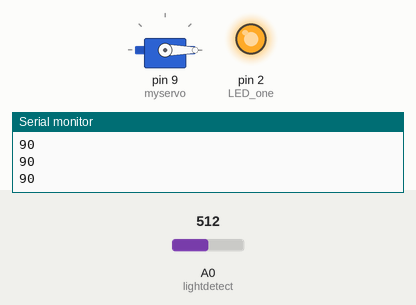
Simulated run of this sketch. Board: Arduino Uno, built with avr-gcc and run on an emulated ATmega328P. On the bench: servo, output pins drawn as LEDs (lit = HIGH), the last lines printed to the serial monitor. The inputs (shaded band) are chosen by the test bench; at power-on: A0 (lightdetect) = 512.

Above: at 1.2 s.
1.3 s: A0 (lightdetect) set to 528
At 2.5 s:
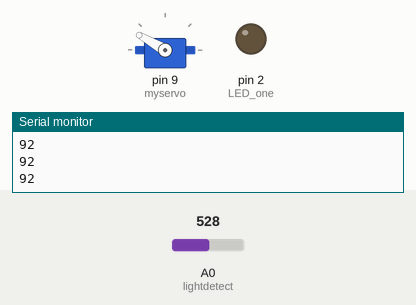
2.8 s: A0 (lightdetect) set to 511
At 3.5 s:
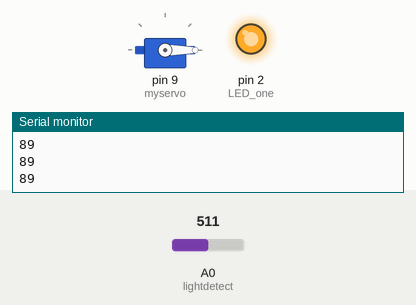
4.3 s: A0 (lightdetect) set to 716
At 4.8 s:
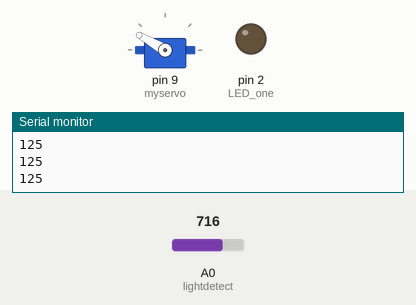
Timing chart, 0 to 7.3 s (numbered marks = the images above; inputs shaded):
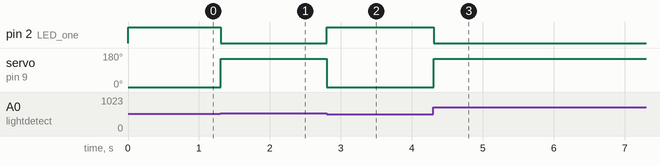

Measured:
- the behaviour switches between 517 and 518 on A0 (lightdetect) (found by bisection; images 0 and 1)
- after the input at 1.3 s, pin 2 (LED_one): HIGH → LOW at once; servo on pin 9 (myservo): 0° → 150° at once
- after the input at 2.8 s, pin 2 (LED_one): LOW → HIGH at once; servo on pin 9 (myservo): 150° → 0° at once
- after the input at 4.3 s, pin 2 (LED_one): HIGH → LOW at once; servo on pin 9 (myservo): 0° → 150° at once

The sketch:

MIDTERM_pressupwhendark.ino
```cpp
#include <Servo.h>

Servo myservo;  // create servo object to control a servo

int lightdetect = A0;  // analog pin used to connect the potentiometer
int val;    // variable to read the value from the analog pin
int LED_one = 2;
// int LED_two = 3;
// int LED_three = 4;
int calibrationThreshold;

void setup() {
  myservo.attach(9);  // attaches the servo on pin 9 to the servo object
  pinMode(LED_one, OUTPUT);
  // pinMode(LED_two, OUTPUT);
  // pinMode(LED_three, OUTPUT);
  Serial.begin(9600);

  val = analogRead(lightdetect);
  calibrationThreshold = map(val, 0, 1023, 0, 180);
}

void loop() {
  val = analogRead(lightdetect);
  val = map(val, 0, 1023, 0, 180);

  if (val > calibrationThreshold) { // Adjust the threshold value (90 in this example) to determine when it's considered dark
    // It's dark, so turn on the servo
    myservo.write(150); // Adjust the servo position as needed
    digitalWrite(LED_one, LOW);
    // digitalWrite(LED_two, LOW);
    // digitalWrite(LED_three, LOW);
  } else {
    // It's not dark, so turn off the servo
    myservo.write(0); // Adjust the servo position as needed
    digitalWrite(LED_one, HIGH);
    // digitalWrite(LED_two, HIGH);
    // digitalWrite(LED_three, HIGH);
  }


  // myservo.write(val); // sets the servo position according to the scaled value
  Serial.println(val);

  // if (val > 30)
  //   digitalWrite(redLED, LOW);
  // if (val < 150)
  //   digitalWrite(greenLED, LOW);
  delay(10);                         // waits for the servo to get there
}
```
